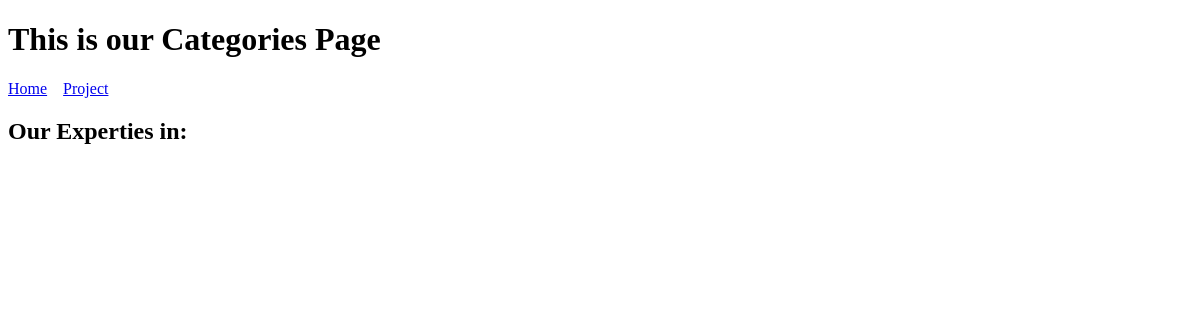
The page /categories/ on the database as committed earlier.
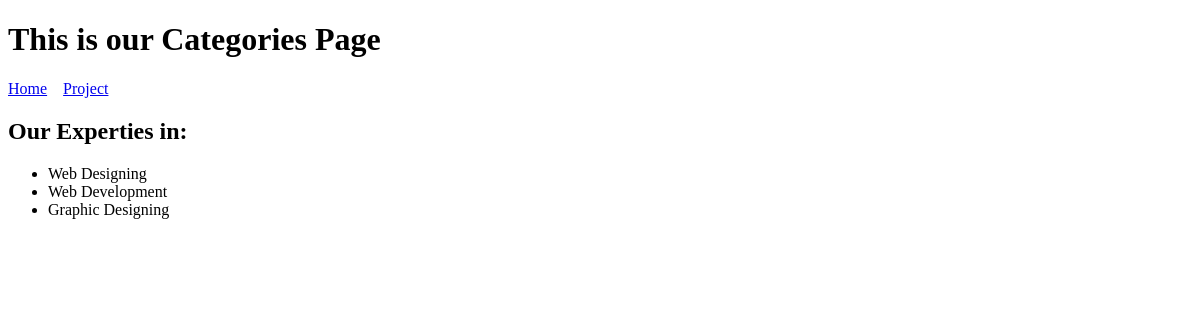
The same page on the database as committed later.
### projects/models.py (models this page shows)
class ProjectCategory(models.Model):
    name = models.CharField(max_length=50)
    def __str__(self):
        return self.name

### projects/views.py (the view)
# urls.py: path('categories/', views.Category , name='categories'),
def Category(request):
  template = loader.get_template('categories.html')
  categories = ProjectCategory.objects.all()
  context = {
    'categories': categories,
  }
  return HttpResponse(template.render(context,request))

### projects/templates/categories.html (shortened to what this page needs)
<!DOCTYPE html>
<html lang="en">
  <head>
  </head>
  <body>
    <h1>This is our Categories Page</h1>
    <a href="/">Home</a> &nbsp;&nbsp; <a href="/projects">Project</a> <br />
    <h2>Our Experties in:</h2>
    <ul>
      {% for cat_name in categories %}
      <li>{{ cat_name }}</li>
      {% endfor %}
    </ul>
  </body>
</html>

Rows that differ between the two databases and show on the page:
added ProjectCategory: name "Web Designing"
added ProjectCategory: name "Web Development"
added ProjectCategory: name "Graphic Designing"
